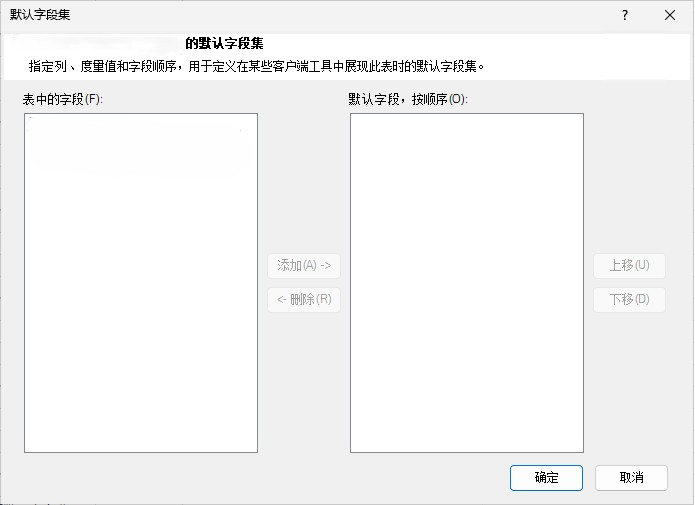
#> input picture tmp/autolabel_ver1/Templates/S01E001.jpg, 695 x 505 px, given in place of blw_1.jpg, which was not available
$ jupyter execute --allow-errors drawimgs.ipynb   (older library calls are emulated)
#> lines starting #> are read from the running program, lines starting #| are printed output that depends on the picture; pictures that were not available may be replaced by others from this repository, and a replacement may not be noted
[cell 1]
import json
from PIL import Image, ImageDraw, ImageFont
from IPython.display import display
import uuid

[cell 2]
# [32 lines of commented-out code are left out]

[cell 3]
image_path = './imgs/blw_1.jpg'
image = Image.open(image_path)
#> image is the input picture: PIL image 695x505 RGB; mean R, G, B 244.8, 244.9, 244.9

width, height = image.size
#> width = 695; height = 505
print(f"imageWidth = {width}, imageHeight = {height}")
#| imageWidth = 695, imageHeight = 505

draw = ImageDraw.Draw(image)
origin_x, origin_y = 139.92857142857144, 133.57142857142858
point_color = "red"

radius = 1
# [x0, y0, x1, y1]
draw.ellipse((139, 133, 139+radius, 134+radius), fill="red")
draw.ellipse((154, 135, 154+radius, 135+radius), fill="green")
draw.ellipse((156, 161, 156+radius, 161+radius), fill="white")
draw.ellipse((139, 157, 139+radius, 157+radius), fill="orange")
display(image)

[cell 4]
image_path = './imgs/blw_1.jpg'
image = Image.open(image_path)

draw = ImageDraw.Draw(image)

text = "黪БД𪛖ھHello, World!"
font_size = 21

#font = ImageFont.load_default()
font = ImageFont.truetype('seguisym.ttf', font_size)

text_x, text_y = 100, 150

# 计算文字的宽度和高度
text_width, text_height = draw.textsize(text, font=font)
#> text_width = 231; text_height = 24

# 计算文字四个点的位置
top_left = (text_x, text_y)
top_right = (text_x + text_width, text_y)
#> top_right = (331, 150)
bottom_left = (text_x, text_y + text_height)
#> bottom_left = (100, 174)
bottom_right = (text_x + text_width, text_y + text_height)
#> bottom_right = (331, 174)

# 打印四个点的位置
print(f"文字框的四个点位置:")
print(f"左上角: {top_left}")
print(f"右上角: {top_right}")
#| 右上角: (331, 150)
print(f"左下角: {bottom_left}")
#| 左下角: (100, 174)
print(f"右下角: {bottom_right}")
#| 右下角: (331, 174)

# 在图片上绘制文字
text_color = "red"
draw.text((text_x, text_y), text, fill=text_color, font=font, spacing=100)

# 在Jupyter中显示修改后的图片
display(image)
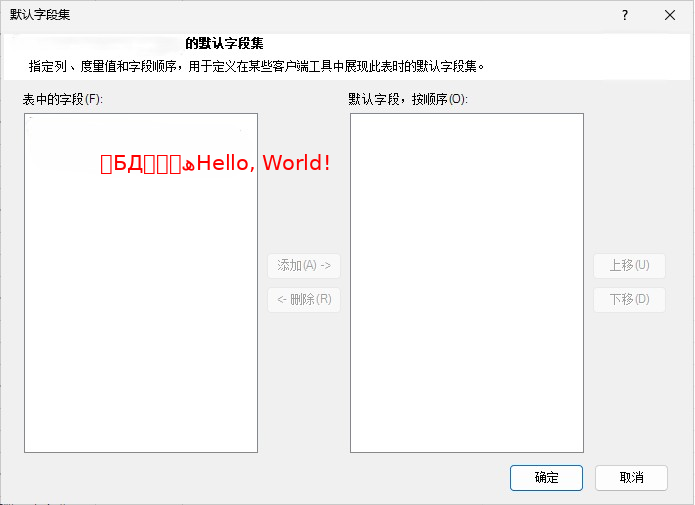
#> shown: PIL image 695x505 RGB; mean R, G, B 244.8, 244.1, 244.1

[cell 5]
import json

def loadFontMap():
    with open('./CharFontMapping.json','r', encoding='utf8') as user_file:
        file_contents = user_file.read()
        #print(file_contents)
        parsed_json = json.loads(file_contents)
        return parsed_json

# [6 lines left out: function loadTemplateDetails, not called in this run]

exception_strs_font = "simsunb.ttf"
# [11 lines left out: functions loadExceptionCharList, replace_all_exceptionchars, not called in this run]

import random

# [28 lines left out: functions get_gb_testdata, get_random_substring, not called in this run]

def random_bool():
    return random.choice([True, False])  # 随机选择 True 或 False

#gb_testdatas = get_gb_testdata()
#get_random_substring(gb_testdatas, 30)
#random_bool()

#> (a cell that did not finish here is left out)

[cell 7]
image_path = './Templates/S01E010.jpg'
image = Image.open(image_path)
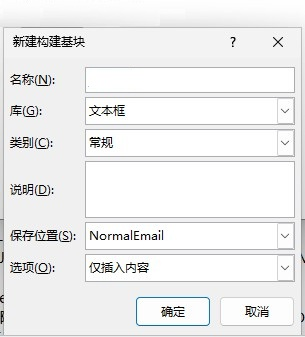
#> input picture tmp/autolabel_ver1/Templates/S01E010.jpg, 305 x 337 px, found by its file name
#> image is the input picture: PIL image 305x337 RGB; mean R, G, B 237.4, 237.6, 237.7
draw = ImageDraw.Draw(image)

# tl_x, tl_y = 8, 33
# rectangle_height = font_size = 18
# rectangle_width = 175
def position(x,y,rectangleHeight,rectangleWidth):
    tl_x, tl_y = x,y
    radius=3
    draw.ellipse((tl_x, tl_y, tl_x+radius, tl_y+radius), fill="brown")
    rectangle_height = font_size = rectangleHeight
    rectangle_width = rectangleWidth
    draw.rectangle([(tl_x, tl_y), (tl_x + rectangle_width, tl_y+rectangle_height)], fill="red")

position(7, 1, 20, 270)
position(88, 72, 15, 200)
# [12 lines of commented-out code are left out]
display(image)
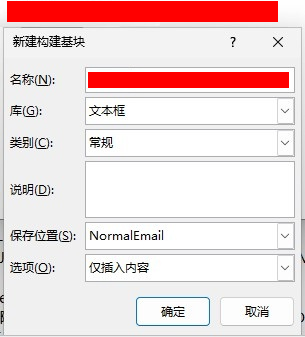
#> shown: PIL image 305x337 RGB; mean R, G, B 237.7, 215.9, 216

if image.mode == 'RGBA':
    image = image.convert('RGB')
#image.save(f"{image_path}.tmp.jpg", 'JPEG')

[cell 8]
import math

text = "���᠂᠃᧞ᥕى€〒䒐𨓌𪣻𫠜𫥹𮡝⼵ᠵᠠᠮགخىꇓᥒᦕd"

Draw_font_boundaries = True #True False
image_path = './Templates/S01E010.jpg'
image = Image.open(image_path)
draw = ImageDraw.Draw(image)

#> (the rest of this cell did not finish here and is left out)

[cell 9]
import os

# 示例路径
path = r"D:\some\directory\file.txt"

# 获取文件名
file_name = os.path.basename(path)

[cell 10]
import uuid

# 生成随机 UUID
random_uuid = uuid.uuid4()

print("生成的随机 UUID:", random_uuid)

[cell 11]
for i in range(3):
    print(i)

#> (a cell that did not finish here is left out)

[cell 13]
##生成最终字符_字体_关系表
listb = ["simsun.ttc","SimSunExtG.ttf","simsunb.ttf","SimSunExtB.ttf","msyh.ttc","arial.ttf","taile.ttf","ntailu.ttf", "monbaiti.ttf","micross.ttf","seguisym.ttf"]#  ,"segmdl2.ttf"
#exception_strs = ['','','','','','','','','','','','','','','','','','','','','','','','','','','','','','','','']
exception_char_list = None
#> (the rest of this cell did not finish here and is left out)

[cell 14]
#Convert 2 EasyOCR

gened_imgs_path = "./Generated"

import os
import glob
import json

# [23 lines left out: functions get_all_json_files, get_all_json_files_2, read_json_files, not called in this run]


json_files = [f for f in os.listdir(gened_imgs_path) if f.endswith('.json')]
for file_name in json_files:
    file_path = f"{gened_imgs_path}/{file_name}"
    print(file_path)
    txt_char_positions = []
    with open(file_path, 'r', encoding='utf-8') as file:
        datas = json.load(file)
        for positions in datas:
            for point in positions['char_positions']:
                char = point['char']
                top_left = point['top_left']
                top_right = point['top_right']
                bottom_left = point['bottom_left']
                bottom_right = point['bottom_right']
                txt_char_positions.append(f"{bottom_left[0]},{bottom_left[1]},{bottom_right[0]},{bottom_right[1]},{top_right[0]},{top_right[1]},{top_left[0]},{top_left[1]},{char}")
    print(txt_char_positions)
    fn = file_name.replace(".json",'')
    with open(f"{gened_imgs_path}/gt_{fn}.txt", 'w', encoding='utf-8') as file:
        for record in txt_char_positions:
            file.write(record + '\n')  # 每条记录后添加换行符

# [13 lines of commented-out code are left out]
